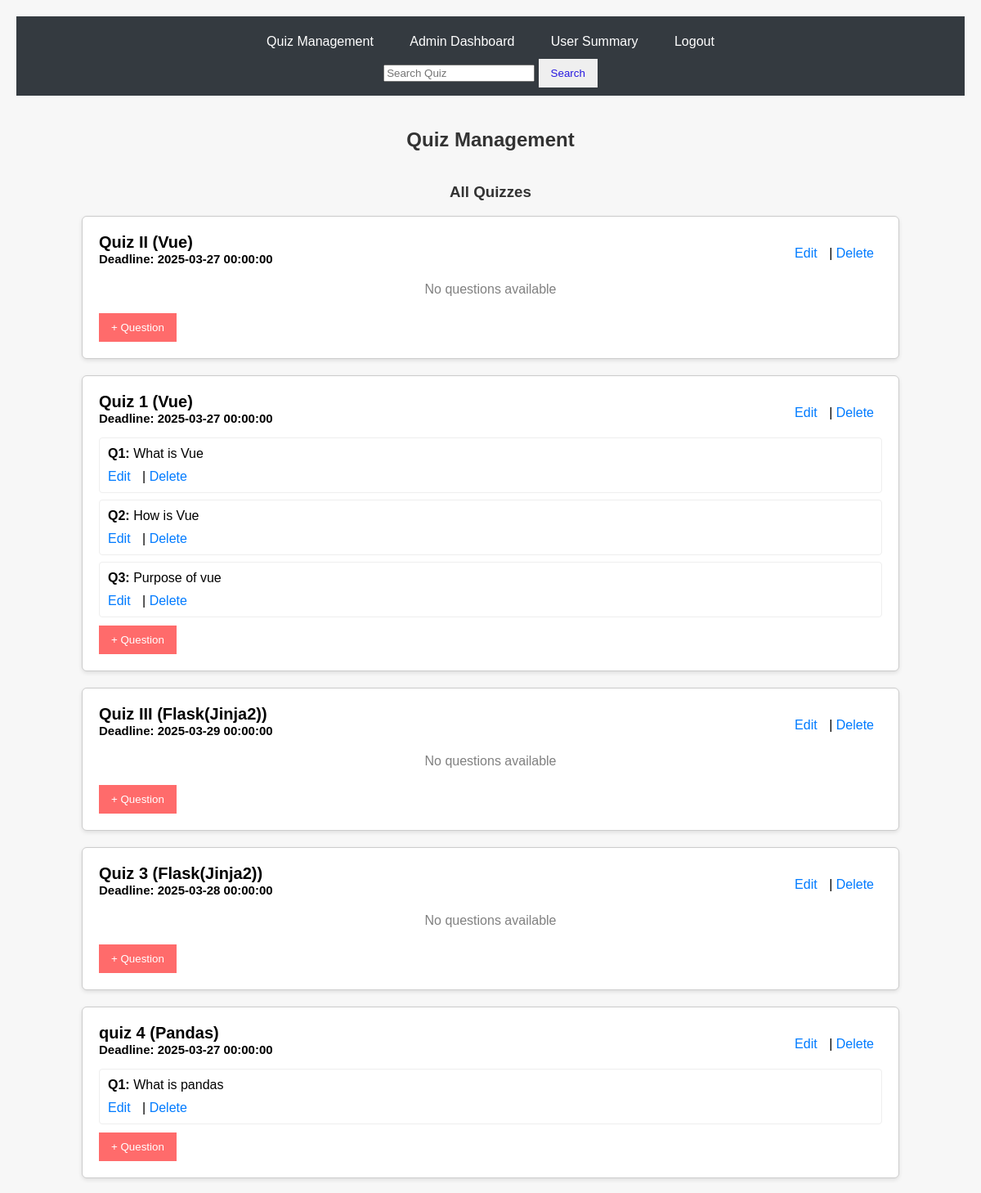
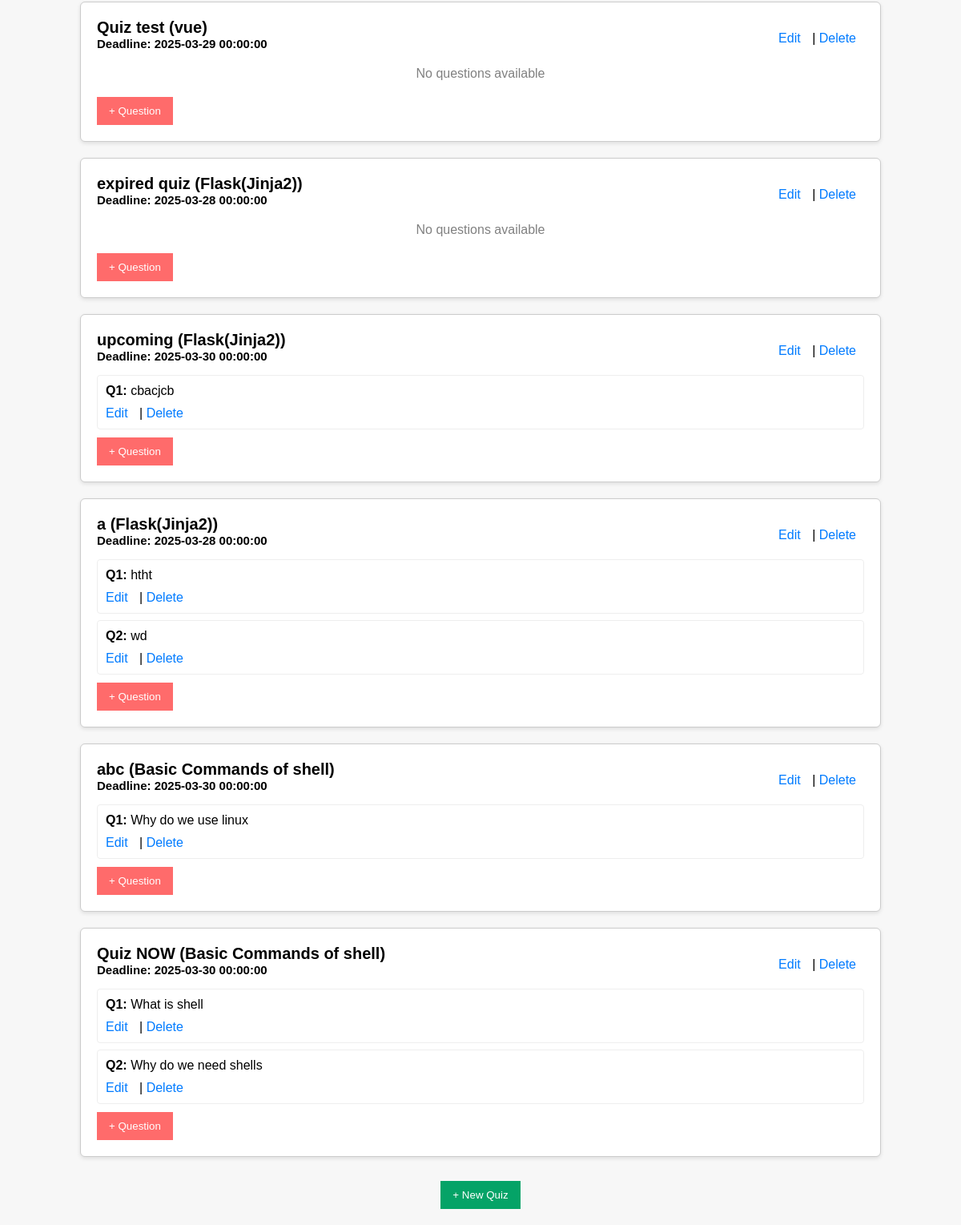
The app's page /quiz_management with its own data (2 pictures, top to bottom).
### applications/models.py (models this page shows)
class Quiz(db.Model):
    __tablename__ = 'quiz'
    id = db.Column(db.Integer, primary_key=True)
    name = db.Column(db.String(120), nullable=False)
    date_of_quiz = db.Column(db.DateTime, nullable=False)
    time_duration = db.Column(db.Time, nullable=False) #in hh:mm format
    remarks = db.Column(db.String(300), unique=False, nullable=True)
    chapter_id = db.Column(db.Integer, db.ForeignKey('chapter.id'), nullable = False)
    __table_args__ = {'extend_existing': True}
    questions = db.relationship('Question', backref='quiz', lazy=True, cascade = "all, delete-orphan")
    scores = db.relationship('Score', backref='quiz', lazy=True, cascade = "all, delete")

class Chapter(db.Model):
    __tablename__ = 'chapter'
    id = db.Column(db.Integer, primary_key=True)
    name = db.Column(db.String(120), nullable=False)
    description = db.Column(db.String(300), unique=False, nullable=True)
    subject_id = db.Column(db.Integer, db.ForeignKey('subject.id'), nullable = False)
    __table_args__ = {'extend_existing': True}
    quizzes = db.relationship('Quiz', backref='chapter', lazy=True, cascade = "all, delete")

class Question(db.Model):
    __tablename__ = 'question'
    id = db.Column(db.Integer, primary_key=True)
    question_statement = db.Column(db.String(520), nullable=False)
    quiz_id = db.Column(db.Integer, db.ForeignKey('quiz.id'), nullable=False)
    option1 = db.Column(db.String(220), nullable=False)
    option2 = db.Column(db.String(220), nullable=False)
    option3 = db.Column(db.String(220), nullable=False)
    option4 = db.Column(db.String(220), nullable=False)
    correct_option = db.Column(db.Integer, nullable=False)
    __table_args__ = {'extend_existing': True}

### applications/controllers.py (the view)
@app.route('/quiz_management')
def quiz_management():
    quizzes = Quiz.query.all()
    return render_template('quiz_management.html', quizzes=quizzes)

### templates/quiz_management.html (shortened to what this page needs)
<!DOCTYPE html>
<html>
<head>
</head>
<body>
    <div class="navbar">
        <a href="{{ url_for('quiz_management') }}">Quiz Management</a>
        <a href="{{ url_for('admin_dashboard') }}">Admin Dashboard</a>
        <a href="{{ url_for('admin_summary') }}">User Summary</a>
        <a href="{{ url_for('signup') }}">Logout</a>
        <form class="form-inline my-2 my-lg-0" action="{{ url_for('search_admin_quiz') }}" method="GET">
            <input class="form-control mr-sm-2 search-input" type="search" name="query" placeholder="Search Quiz" aria-label="Search">
            <button class="search-button" class="btn btn-outline-light my-2 my-sm-0 search-btn" type="submit">Search</button>
        </form>
    </div>
    <h2>Quiz Management</h2>
    <h3>All Quizzes</h3>
    <div class="subject-container">
        {% if quizzes %}
            {% for quiz in quizzes %}
            <div class="subject-card">
                <div class="subject-header">
                    <div>
                        <div class="subject-name">{{ quiz.name }} ({{ quiz.chapter.name }})</div>
                        <div class="subject-desc">Deadline: {{ quiz.date_of_quiz }}</div>
                    </div>
                    <div class="actions">
                        <a href="{{ url_for('edit_quiz', quiz_id=quiz.id) }}">Edit</a> |
                        <a href="{{ url_for('delete_quiz', quiz_id=quiz.id) }}" onclick="return confirm('Are you sure you want to delete this Quiz?')">Delete</a>
                    </div>
                </div>
                {% if quiz.questions %}
                <div class="chapter-list">
                    {% for question in quiz.questions %}
                    <div class="chapter-item">
                        <strong>Q{{ loop.index }}:</strong> {{ question.question_statement }}
                        <div class="actions">
                            <a href="{{ url_for('edit_question', question_id=question.id) }}">Edit</a> |
                            <a href="{{ url_for('delete_question', question_id=question.id) }}" onclick="return confirm('Are you sure you want to delete this Question?')">Delete</a>
                        </div>
                    </div>
                    {% endfor %}
                </div>
                {% else %}
                    <div class="no-data">No questions available</div>
                {% endif %}
                <div class="actions">
                    <a href="{{ url_for('add_question', quiz_id=quiz.id) }}"><button style="background-color: #FF6B6B;">+ Question</button></a>
                </div>
            </div>
            {% endfor %}
        {% else %}
            <div class="no-data">No quizzes found</div>
        {% endif %}
    </div>
    <div class="add-buttons">
        <a href="{{ url_for('new_quiz') }}"><button>+ New Quiz</button></a>
    </div>
</body>
</html>

### templates/quiz_management.html (style rules this page uses)
body { font-family: Arial, sans-serif; background-color: #f7f7f7; display: flex; flex-direction: column; align-items: center; min-height: 100vh; margin: 0; padding: 20px; }
h2, h3 { color: #333; text-align: center; }
.navbar { background-color: #343a40; overflow: hidden; width: 100%; padding: 10px 0; text-align: center; margin-bottom: 20px; }
.navbar a { color: white; padding: 12px 20px; text-decoration: none; display: inline-block; }
.subject-container { width: 90%; max-width: 1000px; display: flex; flex-direction: column; gap: 20px; }
.subject-card { background-color: #fff; padding: 20px; border: 1px solid #ccc; border-radius: 6px; box-shadow: 0 2px 5px rgba(0,0,0,0.1); }
.subject-header { display: flex; justify-content: space-between; align-items: center; }
.subject-name { font-size: 20px; font-weight: bold; }
.subject-desc { font-size: 15px; font-weight: bold; }
.chapter-list { margin-top: 15px; }
.chapter-item { padding: 10px; border: 1px solid #eee; margin-bottom: 8px; border-radius: 4px; }
.actions { margin-top: 10px; }
.actions a { margin-right: 10px; text-decoration: none; color: #007BFF; }
.no-data { color: gray; text-align: center; margin: 20px 0; }
.add-buttons { margin-top: 30px; }
.add-buttons a button { margin: 0 10px; background-color: #05a367; }
button { padding: 10px 15px; border: none; color: white; cursor: pointer; }
.search-button { padding: 10px 15px; border: none; color: rgb(38, 24, 224); cursor: pointer; }

### records on screen
Quiz: name "Quiz II", chapter.name "Vue", date_of_quiz "2025-03-27 00:00:00", shows "No questions available"
Quiz: name "Quiz 1", chapter.name "Vue", date_of_quiz "2025-03-27 00:00:00"
Question: question_statement "What is Vue"
Question: question_statement "How is Vue"
Question: question_statement "Purpose of vue"
Quiz: name "Quiz III", chapter.name "Flask(Jinja2)", date_of_quiz "2025-03-29 00:00:00", shows "No questions available"
Quiz: name "Quiz 3", chapter.name "Flask(Jinja2)", date_of_quiz "2025-03-28 00:00:00", shows "No questions available"
Quiz: name "quiz 4", chapter.name "Pandas", date_of_quiz "2025-03-27 00:00:00"
Question: question_statement "What is pandas"
Quiz: name "Quiz test", chapter.name "vue", date_of_quiz "2025-03-29 00:00:00", shows "No questions available"
Quiz: name "expired quiz", chapter.name "Flask(Jinja2)", date_of_quiz "2025-03-28 00:00:00", shows "No questions available"
Quiz: name "upcoming", chapter.name "Flask(Jinja2)", date_of_quiz "2025-03-30 00:00:00"
Question: question_statement "cbacjcb"
Quiz: name "a", chapter.name "Flask(Jinja2)", date_of_quiz "2025-03-28 00:00:00"
Question: question_statement "htht"
Question: question_statement "wd"
Quiz: name "abc", chapter.name "Basic Commands of shell", date_of_quiz "2025-03-30 00:00:00"
Question: question_statement "Why do we use linux"
Quiz: name "Quiz NOW", chapter.name "Basic Commands of shell", date_of_quiz "2025-03-30 00:00:00"
Question: question_statement "What is shell"
Question: question_statement "Why do we need shells"
